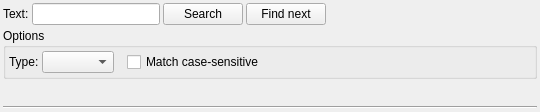
<?xml version="1.0" encoding="UTF-8"?>
<ui version="4.0">
 <class>FindDockWidget</class>
 <widget class="QDockWidget" name="FindDockWidget">
  <property name="geometry">
   <rect>
    <x>0</x>
    <y>0</y>
    <width>540</width>
    <height>112</height>
   </rect>
  </property>
  <property name="sizePolicy">
   <sizepolicy hsizetype="Preferred" vsizetype="Preferred">
    <horstretch>0</horstretch>
    <verstretch>0</verstretch>
   </sizepolicy>
  </property>
  <property name="features">
   <set>QDockWidget::DockWidgetFeature::DockWidgetClosable</set>
  </property>
  <property name="allowedAreas">
   <set>Qt::DockWidgetArea::BottomDockWidgetArea</set>
  </property>
  <property name="windowTitle">
   <string>Find</string>
  </property>
  <widget class="QWidget" name="dockWidgetContents">
   <property name="sizePolicy">
    <sizepolicy hsizetype="Preferred" vsizetype="Preferred">
     <horstretch>0</horstretch>
     <verstretch>0</verstretch>
    </sizepolicy>
   </property>
   <layout class="QGridLayout" name="gridLayout">
    <property name="margin" stdset="0">
     <number>3</number>
    </property>
    <property name="spacing">
     <number>3</number>
    </property>
    <item row="0" column="4">
     <spacer name="horizontalSpacer">
      <property name="orientation">
       <enum>Qt::Orientation::Horizontal</enum>
      </property>
      <property name="sizeHint" stdset="0">
       <size>
        <width>208</width>
        <height>10</height>
       </size>
      </property>
     </spacer>
    </item>
    <item row="3" column="0" colspan="5">
     <widget class="Line" name="line">
      <property name="orientation">
       <enum>Qt::Orientation::Horizontal</enum>
      </property>
     </widget>
    </item>
    <item row="1" column="0" colspan="5">
     <widget class="QGroupBox" name="groupBox">
      <property name="title">
       <string>Options</string>
      </property>
      <property name="flat">
       <bool>true</bool>
      </property>
      <property name="checkable">
       <bool>false</bool>
      </property>
      <layout class="QHBoxLayout" name="horizontalLayout">
       <property name="spacing">
        <number>3</number>
       </property>
       <property name="margin" stdset="0">
        <number>3</number>
       </property>
       <item>
        <widget class="QLabel" name="label_2">
         <property name="text">
          <string>Type:</string>
         </property>
        </widget>
       </item>
       <item>
        <widget class="QComboBox" name="option"/>
       </item>
       <item>
        <spacer name="horizontalSpacer_3">
         <property name="orientation">
          <enum>Qt::Orientation::Horizontal</enum>
         </property>
         <property name="sizeType">
          <enum>QSizePolicy::Policy::Fixed</enum>
         </property>
         <property name="sizeHint" stdset="0">
          <size>
           <width>10</width>
           <height>10</height>
          </size>
         </property>
        </spacer>
       </item>
       <item>
        <widget class="QCheckBox" name="case_sensitive">
         <property name="text">
          <string>Match case-sensitive</string>
         </property>
        </widget>
       </item>
       <item>
        <spacer name="horizontalSpacer_2">
         <property name="orientation">
          <enum>Qt::Orientation::Horizontal</enum>
         </property>
         <property name="sizeHint" stdset="0">
          <size>
           <width>184</width>
           <height>10</height>
          </size>
         </property>
        </spacer>
       </item>
      </layout>
     </widget>
    </item>
    <item row="0" column="1">
     <widget class="QLineEdit" name="edit_field"/>
    </item>
    <item row="0" column="0">
     <widget class="QLabel" name="label">
      <property name="text">
       <string>Text:</string>
      </property>
     </widget>
    </item>
    <item row="0" column="2">
     <widget class="QPushButton" name="search_button">
      <property name="toolTip">
       <string>Search for first instance in the file.</string>
      </property>
      <property name="text">
       <string>Search</string>
      </property>
     </widget>
    </item>
    <item row="2" column="0" colspan="5">
     <spacer name="verticalSpacer">
      <property name="orientation">
       <enum>Qt::Orientation::Vertical</enum>
      </property>
      <property name="sizeHint" stdset="0">
       <size>
        <width>20</width>
        <height>0</height>
       </size>
      </property>
     </spacer>
    </item>
    <item row="0" column="3">
     <widget class="QPushButton" name="next_button">
      <property name="toolTip">
       <string>Search for next instance (after the currently selected cell).</string>
      </property>
      <property name="text">
       <string>Find next</string>
      </property>
     </widget>
    </item>
   </layout>
  </widget>
 </widget>
 <resources/>
 <connections/>
</ui>
